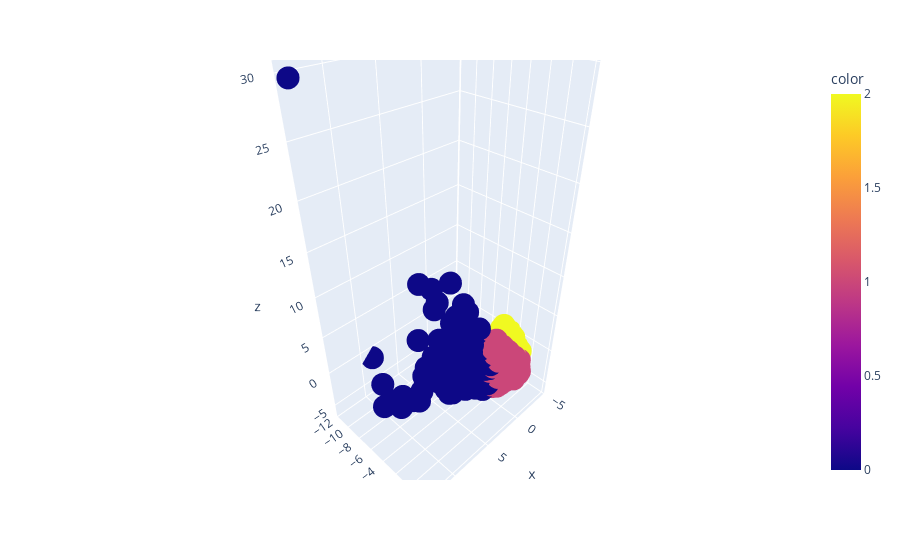

The code cell stored with this chart in its notebook:
### Markdown cell above
## model training

### Code cell
from sklearn.cluster import KMeans
kmeans = KMeans(n_clusters=3)
kmeans.fit(X_reduced)
y_kmeans = kmeans.predict(X_reduced)

fig = px.scatter_3d(x=X_reduced[:, 0], y=X_reduced[:, 1], z=X_reduced[:, 2], color=y_kmeans)
fig.show()

### Figure 1 — Plotly figure (JSON) as saved in the notebook; plotly's stock layout.template omitted (floating-point values rounded to 4 significant figures; data arrays with more than 128 entries replaced by an {"elided": "..."} marker saying what was removed)
{"data": [{"hovertemplate": "x=%{x}<br>y=%{y}<br>z=%{z}<br>color=%{marker.color}<extra></extra>", "legendgroup": "", "marker": {"color": {"elided": "4253 int values"}, "coloraxis": "coloraxis", "symbol": "circle"}, "mode": "markers", "name": "", "scene": "scene", "showlegend": false, "type": "scatter3d", "x": {"elided": "4253 float values"}, "y": {"elided": "4253 float values"}, "z": {"elided": "4253 float values"}}], "layout": {"coloraxis": {"colorbar": {"title": {"text": "color"}}, "colorscale": [[0, "#0d0887"], [0.1111, "#46039f"], [0.2222, "#7201a8"], [0.3333, "#9c179e"], [0.4444, "#bd3786"], [0.5556, "#d8576b"], [0.6667, "#ed7953"], [0.7778, "#fb9f3a"], [0.8889, "#fdca26"], [1, "#f0f921"]]}, "legend": {"tracegroupgap": 0}, "margin": {"t": 60}, "scene": {"domain": {"x": [0, 1], "y": [0, 1]}, "xaxis": {"title": {"text": "x"}}, "yaxis": {"title": {"text": "y"}}, "zaxis": {"title": {"text": "z"}}}}}
